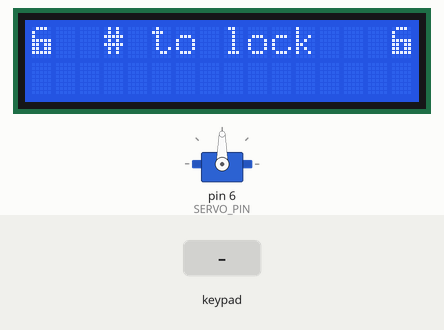
The program below on a simulated Arduino Uno, built with avr-gcc and run on an emulated ATmega328P. On the bench: 16×2 character LCD, servo. The test bench sets the inputs (shaded band). EEPROM starts erased.

Above: at 3.9 s.
4.0 s: key 'A' pressed
At 5.2 s:
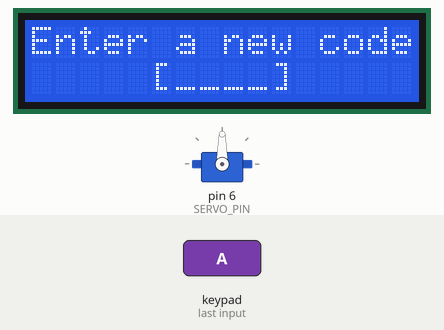
5.5 s: keypad keys 5 4 3 2 pressed 0.4 s apart
At 7.4 s:
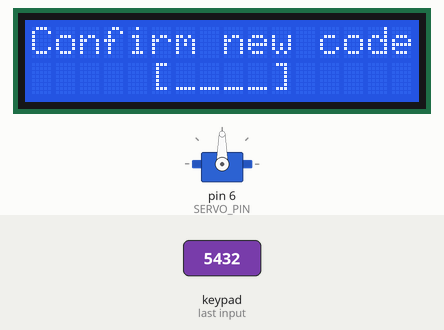
8.6 s: keypad keys 5 4 3 2 # pressed 0.4 s apart
At 11.5 s:
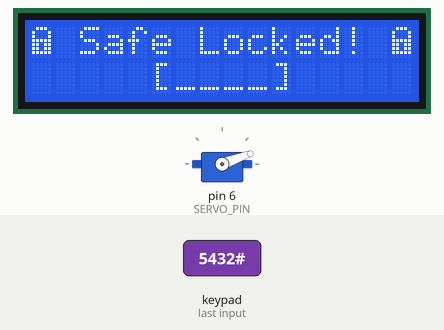
12.1 s: keypad keys 5 4 3 2 * pressed 0.4 s apart
At 15.5 s:
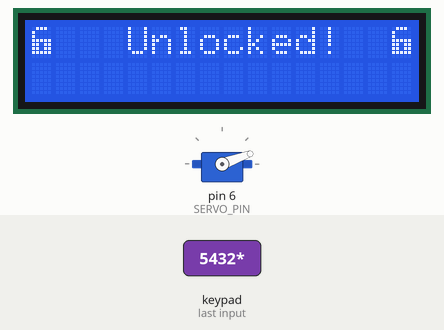
15.6 s: key '#' pressed
At 16.57 s:
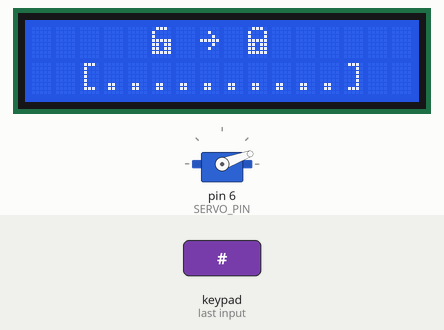
17.8 s: keypad keys 1 3 9 7 pressed 0.4 s apart
At 21.8 s:
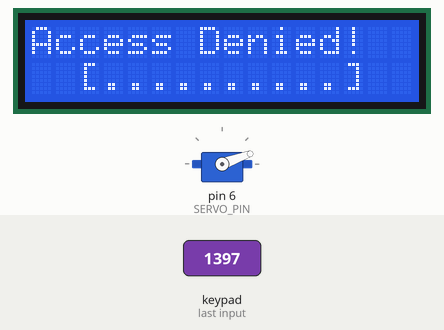
Timing chart, 0 to 23.3 s (numbered marks = the images above; inputs shaded):
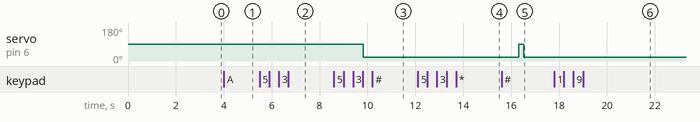

The program:

main.cpp
```cpp
#include "LiquidCrystal.h"
#include "Keypad.h"
#include "Servo.h"
#include "safe_state.hpp"
#include "icons.hpp"

#define SERVO_PIN        6
#define SERVO_LOCK_POS   20
#define SERVO_UNLOCK_POS 90
Servo lock_servo;

LiquidCrystal lcd(12, 11, 10, 9, 8, 7);

const byte KEYPAD_ROWS = 4;
const byte KEYPAD_COLS = 4;
byte row_pins[KEYPAD_ROWS] = {5, 4, 3, 2};
byte col_pins[KEYPAD_COLS] = {A3, A2, A1, A0};
char keys[KEYPAD_ROWS][KEYPAD_COLS] = {
  {'1', '2', '3', 'A'},
  {'4', '5', '6', 'B'},
  {'7', '8', '9', 'C'},
  {'*', '0', '#', 'D'}
};

Keypad keypad = Keypad(makeKeymap(keys), row_pins, col_pins, KEYPAD_ROWS, KEYPAD_COLS);

Safe_state safe_state;

void lock() {
  lock_servo.write(SERVO_LOCK_POS);
  safe_state.lock();
}

void unlock() {
  lock_servo.write(SERVO_UNLOCK_POS);
}

void show_start_up_message() {
  lcd.setCursor(4, 0);
  lcd.print("Welcome!");
  delay(1000);

  lcd.setCursor(0, 2);
  String message = "Arduino Safe";
  for (byte i = 0; i < message.length(); ++i) {
    lcd.print(message[i]);
    delay(100);
  }

  delay(500);
}

String input_secret_code() {
  lcd.setCursor(5,1);
  lcd.print("[____]");
  lcd.setCursor(6, 1);
  String result = "";
  while (result.length() < 4) {
    char key = keypad.getKey();
    if ('0' <= key && key <= '9') {
      lcd.print("*");
      result += key;
    }
  }

  return result;
}

void show_wait_screen(int delay_millis) {
  lcd.setCursor(2, 1);
  lcd.print("[..........]");
  lcd.setCursor(3, 1);
  for (byte i = 0; i < 10; ++i) {
    delay(delay_millis);
    lcd.print("=");
  }
}

bool set_new_code() {
  lcd.clear();
  lcd.setCursor(0, 0);
  lcd.print("Enter a new code:");
  String new_code = input_secret_code();

  lcd.clear();
  lcd.setCursor(0, 0);
  lcd.print("Confirm new code");
  String confirm_code = input_secret_code();

  if (new_code.equals(confirm_code)) {
    safe_state.set_code(new_code);

    return true;
  } else {
    lcd.clear();
    lcd.setCursor(1, 0);
    lcd.print("Code mismatch");
    lcd.setCursor(0, 1);
    lcd.print("Safe not locked!");
    delay(2000);

    return false;
  }
}

void show_unlock_message() {
  lcd.clear();
  lcd.setCursor(0, 0);
  lcd.write(ICON_UNLOCKED_CHAR);
  lcd.setCursor(4, 0);
  lcd.print("Unlocked!");
  lcd.setCursor(15, 0);
  lcd.write(ICON_UNLOCKED_CHAR);
  delay(1000);
}

void safe_unlocked_logic() {
  lcd.clear();

  lcd.setCursor(0, 0);
  lcd.write(ICON_UNLOCKED_CHAR);
  lcd.setCursor(2, 0);
  lcd.print(" # to lock");
  lcd.setCursor(15, 0);
  lcd.write(ICON_UNLOCKED_CHAR);

  bool new_code_needed = true;

  if (safe_state.has_code()) {
    lcd.setCursor(0, 1);
    lcd.print(" A = new code");
    new_code_needed = false;
  }

  auto key = keypad.getKey();
  while (key != 'A' && key != '#') {
    key = keypad.getKey();
  }

  bool ready_to_lock = true;
  if (key == 'A' || new_code_needed) {
    ready_to_lock = set_new_code();
  }

  if (ready_to_lock) {
    lcd.clear();
    lcd.setCursor(5, 0);
    lcd.write(ICON_UNLOCKED_CHAR);
    lcd.print(" ");
    lcd.write(ICON_RIGHT_ARROW);
    lcd.print(" ");
    lcd.write(ICON_LOCKED_CHAR);

    safe_state.lock();
    lock();
    show_wait_screen(100);
  }
}

void safe_locked_logic() {
  lcd.clear();
  lcd.setCursor(0, 0);
  lcd.write(ICON_LOCKED_CHAR);
  lcd.print(" Safe Locked! ");
  lcd.write(ICON_LOCKED_CHAR);

  String user_code = input_secret_code();
  bool unlocked_successfully = safe_state.unlock(user_code);
  show_wait_screen(200);

  if (unlocked_successfully) {
    show_unlock_message();
    unlock();
  } else {
    lcd.clear();
    lcd.setCursor(0, 0);
    lcd.print("Access Denied!");
    show_wait_screen(1000);
  }
}

void setup() {
  lcd.begin(16, 2);
  init_icons(lcd);

  lock_servo.attach(SERVO_PIN);

  // Make sure physical lock is in sync with EEPROM state
  Serial.begin(115200);
  if (safe_state.locked()) {
    lock();
  } else {
    unlock();
  }

  show_start_up_message();
}

void loop() {
  if (safe_state.locked()) {
    safe_locked_logic();
  } else {
    safe_unlocked_logic();
  }
}
```

icons.hpp
```cpp
// Only compile file once
#ifndef ICONS_HPP
#define ICONS_HPP

#include "LiquidCrystal.h"

// Create custom character numbers
#define ICON_LOCKED_CHAR (byte)   0
#define ICON_UNLOCKED_CHAR (byte) 1

// Standard icon on LCD1602 character set
#define ICON_RIGHT_ARROW (byte)126

void init_icons(LiquidCrystal &lcd);

#endif
```

safe_state.hpp
```cpp
// Only compile file once
#ifndef SAFE_STATE_HPP
#define SAFE_STATE_HPP

#include "Arduino.h"

class Safe_state {
    public:
        Safe_state();
        void lock();
        bool unlock(String code);
        bool locked();
        bool has_code();
        void set_code(String new_code);
    private:
        void set_lock(bool locked);
        bool locked_;
};

#endif
```

icons.cpp
```cpp
#include "Arduino.h"
#include "icons.hpp"

// Pixel drawing of locked and unlocked icon
// Stored in flash memory, which is large and non-volatile, as opposed to RAM
const byte icon_locked[8] PROGMEM = {
    0b01110,
    0b10001,
    0b10001,
    0b11111,
    0b11011,
    0b11011,
    0b11111,
};

const byte icon_unlocked[8] PROGMEM = {
    0b01110,
    0b10000,
    0b10000,
    0b11111,
    0b11011,
    0b11011,
    0b11111,
};

// Copies icon data from from flash memory
// Uploads it to LCD memory
void init_icons(LiquidCrystal &lcd) {
    // Temporary RAM buffer, as LCD cannot read from PROGMEM directly
    byte icon[8];

    // Copy from flash memory
    // Upload to LCD
    memcpy_P(icon, icon_locked, sizeof(icon));
    lcd.createChar(ICON_LOCKED_CHAR, icon);
    memcpy_P(icon, icon_unlocked, sizeof(icon));
    lcd.createChar(ICON_UNLOCKED_CHAR, icon);
}
```

safe_state.cpp
```cpp
// Enable non-volatile storage space
// Data persists even when power is turned off
#include "EEPROM.h"
#include "safe_state.hpp"

#define EEPROM_ADDR_LOCKED   0
#define EEPROM_ADDR_CODE_LEN 1
#define EEPROM_ADDR_CODE     2
#define EEPROM_EMPTY         0xff

#define SAFE_STATE_OPEN (char)   0
#define SAFE_STATE_LOCKED (char) 1

Safe_state::Safe_state() {
    this->locked_ = EEPROM.read(EEPROM_ADDR_LOCKED) == SAFE_STATE_LOCKED;
}

void Safe_state::lock() {
    this->set_lock(true);
}

bool Safe_state::locked() {
    return this->locked_;
}

bool Safe_state::has_code() {
    auto code_length = EEPROM.read(EEPROM_ADDR_CODE_LEN);
    return code_length != EEPROM_EMPTY;
}

void Safe_state::set_code(String new_code) {
    EEPROM.write(EEPROM_ADDR_CODE_LEN, new_code.length());
    for (byte i = 0; i < new_code.length(); ++i) {
        EEPROM.write(EEPROM_ADDR_CODE + i, new_code[i]);
    }
}

bool Safe_state::unlock(String code) {
    auto code_length = EEPROM.read(EEPROM_ADDR_CODE_LEN);
    if (code_length == EEPROM_EMPTY) {
        this->set_lock(false);
        return true;
    }

    if (code.length() != code_length) {
        return false;
    }

    for (byte i = 0; i < code.length(); ++i) {
        auto digit = EEPROM.read(EEPROM_ADDR_CODE + i);

        if (digit != code[i]) {
            return false;
        }
    }

    this->set_lock(false);
    return true;
}

void Safe_state::set_lock(bool locked) {
    this->locked_ = locked;
    EEPROM.write(EEPROM_ADDR_LOCKED, locked ? SAFE_STATE_LOCKED : SAFE_STATE_OPEN);
}
```

Measured:
- after the input at 4.0 s, the display: changes at once (image 1)
- after the input at 5.5 s, the display: first changes at once (image 2 shows a later state)
- after the input at 8.6 s, servo on pin 6 (SERVO_PIN): 90° → 20° after 1.2 s; the display: first changes at once (image 3 shows a later state)
- after the input at 12.1 s, the display: first changes at once (image 4 shows a later state)
- after the input at 15.6 s, the display: first differs from a run without the input after 0.92 s (image 5)
- after the input at 17.8 s, the display: first changes at once (image 6 shows a later state)
- what the display in image 6 shows lasts 1.0 s, from 21.0 s to 22.0 s
